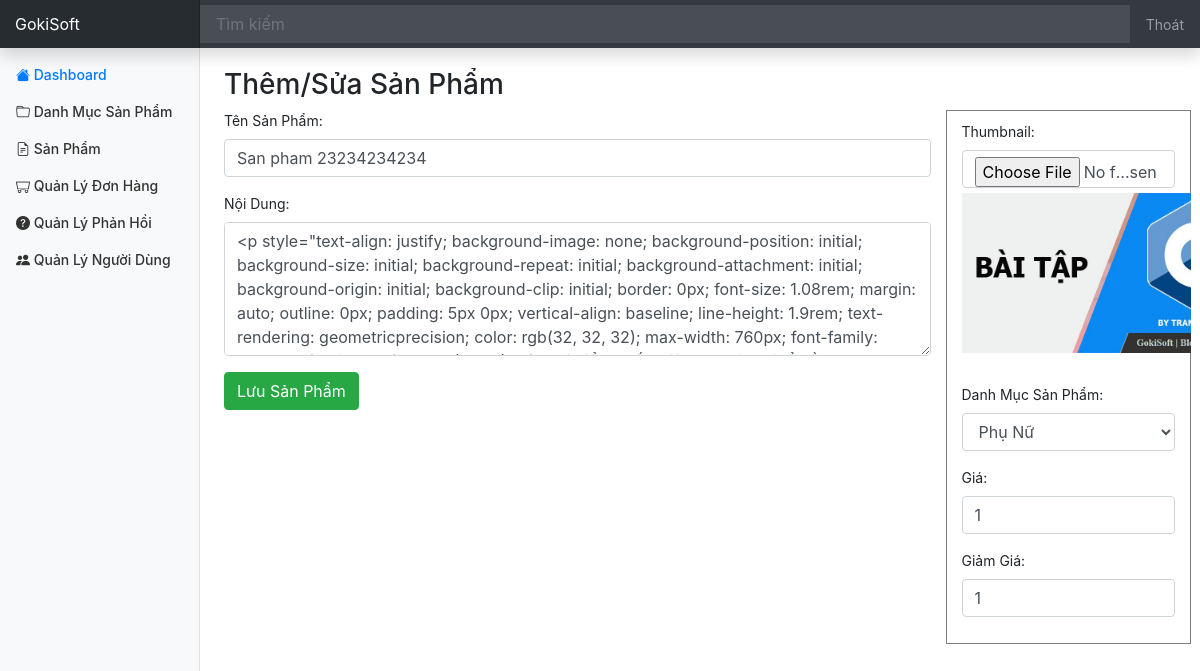
The app's page /admin/product/editor.php?id=3 (signed in), older data.
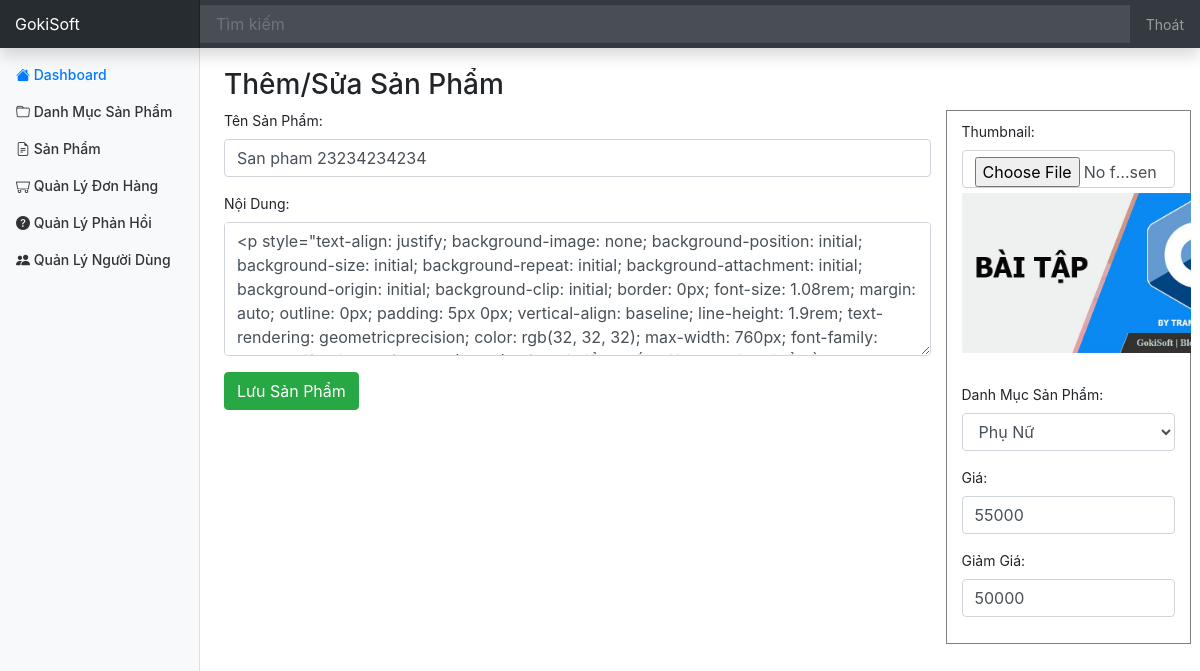
The same page, newer data.
### tables this page shows
CREATE TABLE `Product` (
  `id` int(11) NOT NULL,
  `category_id` int(11) DEFAULT NULL,
  `title` varchar(350) DEFAULT NULL,
  `price` int(11) DEFAULT NULL,
  `discount` int(11) DEFAULT NULL,
  `thumbnail` varchar(500) DEFAULT NULL,
  `description` longtext DEFAULT NULL,
  `created_at` datetime DEFAULT NULL,
  `updated_at` datetime DEFAULT NULL,
  `deleted` int(11) DEFAULT NULL
);

### database/dbhelper.php (called while the page is built, shortened)
<?php
function executeResult($sql, $isSingle = false) {
	$data = null;
	$conn = mysqli_connect(HOST, USERNAME, PASSWORD, DATABASE);
	mysqli_set_charset($conn, 'utf8');
	$resultset = mysqli_query($conn, $sql);
	if($isSingle) {
		$data = mysqli_fetch_array($resultset, 1);
	} else {
		$data = [];
		while(($row = mysqli_fetch_array($resultset, 1)) != null) {
			$data[] = $row;
		}
	}
	return $data;
}

### utils/utility.php (called while the page is built, shortened)
<?php
function fixUrl($thumbnail, $rootPath = "../../") {
	if(stripos($thumbnail, 'http://') !== false || stripos($thumbnail, 'https://') !== false) {
	} else {
		$thumbnail = $rootPath.$thumbnail;
	}
	return $thumbnail;
}

### admin/product/editor.php (the view, shortened to what this page needs)
<?php
	require_once('../layouts/header.php');
	require_once('form_save.php');
	$id = getGet('id');
	if($id != '' && $id > 0) {
		$sql = "select * from Product where id = '$id' and deleted = 0";
		$userItem = executeResult($sql, true);
		if($userItem != null) {
			$thumbnail = $userItem['thumbnail'];
			$title = $userItem['title'];
			$price = $userItem['price'];
			$discount = $userItem['discount'];
			$category_id = $userItem['category_id'];
			$description = $userItem['description'];
		} else {
			$id = 0;
		}
	} else {
		$id = 0;
	}
	$sql = "select * from Category";
	$categoryItems = executeResult($sql);
?>
<link href="https://cdn.jsdelivr.net/npm/summernote@0.8.18/dist/summernote.min.css" rel="stylesheet">
<div class="row" style="margin-top: 20px;">
	<div class="col-md-12 table-responsive">
		<h3>Thêm/Sửa Sản Phẩm</h3>
		<div class="panel panel-primary">
			<div class="panel-body">
				<form method="post" enctype="multipart/form-data">
				<div class="row">
					<div class="col-md-9 col-12">
						<div class="form-group">
						  <label for="usr">Tên Sản Phẩm:</label>
						  <input required="true" type="text" class="form-control" id="usr" name="title" value="<?=$title?>">
						</div>
						<div class="form-group">
						  <label for="pwd">Nội Dung:</label>
						  <textarea class="form-control" rows="5" name="description" id="description"><?=$description?></textarea>
						</div>
						<button class="btn btn-success">Lưu Sản Phẩm</button>
					</div>
					<div class="col-md-3 col-12" style="border: solid grey 1px; padding-top: 10px; padding-bottom: 10px;">
						<div class="form-group">
						  <label for="thumbnail">Thumbnail:</label>
						  <input type="file" class="form-control" id="thumbnail" name="thumbnail" accept=".jpg, .png, .jpeg, .gif, .bmp, .tif, .tiff|image/*">
						  <img id="thumbnail_img" src="<?=fixUrl($thumbnail)?>" style="max-height: 160px; margin-top: 5px; margin-bottom: 15px;">
						</div>
						<div class="form-group">
						  <label for="usr">Danh Mục Sản Phẩm:</label>
						  <select class="form-control" name="category_id" id="category_id" required="true">
						  	<?php
						  		foreach($categoryItems as $item) {
						  			if($item['id'] == $category_id) {
						  				echo '<option selected value="'.$item['id'].'">'.$item['name'].'</option>';
						  			} else {
						  				echo '<option value="'.$item['id'].'">'.$item['name'].'</option>';
						  			}
						  		}
						  	?>
						  </select>
						</div>
						<div class="form-group">
						  <label for="price">Giá:</label>
						  <input required="true" type="number" class="form-control" id="price" name="price" value="<?=$price?>">
						</div>
						<div class="form-group">
						  <label for="discount">Giảm Giá:</label>
						  <input required="true" type="text" class="form-control" id="discount" name="discount" value="<?=$discount?>">
						</div>
					</div>
				</div>
				</form>
			</div>
		</div>
	</div>
</div>
<?php
	require_once('../layouts/footer.php');
?>

Row changes from the older to the newer data that the page shows:
changed product "San pham 23234234234": price "1" → "55000"; discount "1" → "50000"
